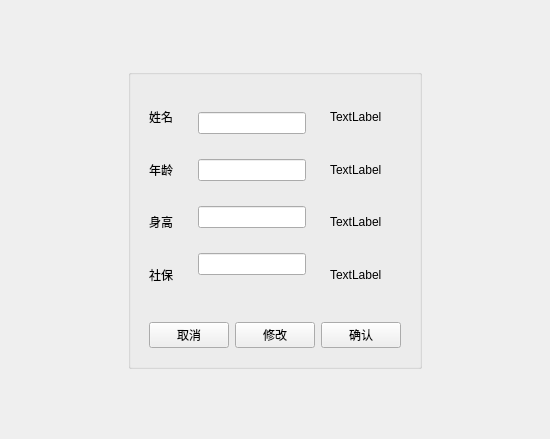
<?xml version="1.0" encoding="UTF-8"?>
<ui version="4.0">
 <class>ShowUser</class>
 <widget class="QWidget" name="ShowUser">
  <property name="geometry">
   <rect>
    <x>0</x>
    <y>0</y>
    <width>550</width>
    <height>439</height>
   </rect>
  </property>
  <property name="windowTitle">
   <string>Form</string>
  </property>
  <layout class="QGridLayout" name="gridLayout_6">
   <item row="0" column="0">
    <widget class="QGroupBox" name="groupBox">
     <property name="sizePolicy">
      <sizepolicy hsizetype="Fixed" vsizetype="Fixed">
       <horstretch>0</horstretch>
       <verstretch>0</verstretch>
      </sizepolicy>
     </property>
     <property name="minimumSize">
      <size>
       <width>250</width>
       <height>300</height>
      </size>
     </property>
     <property name="title">
      <string/>
     </property>
     <layout class="QGridLayout" name="gridLayout_5">
      <item row="0" column="0">
       <widget class="QWidget" name="widget_4" native="true">
        <layout class="QGridLayout" name="gridLayout_4">
         <item row="0" column="0">
          <widget class="QLabel" name="label">
           <property name="text">
            <string>姓名</string>
           </property>
          </widget>
         </item>
         <item row="1" column="0">
          <widget class="QLabel" name="label_3">
           <property name="text">
            <string>年龄</string>
           </property>
          </widget>
         </item>
         <item row="2" column="0">
          <widget class="QLabel" name="label_4">
           <property name="text">
            <string>身高</string>
           </property>
          </widget>
         </item>
         <item row="3" column="0">
          <widget class="QLabel" name="label_5">
           <property name="text">
            <string>社保</string>
           </property>
          </widget>
         </item>
        </layout>
       </widget>
      </item>
      <item row="0" column="1">
       <widget class="QWidget" name="widget_edit" native="true">
        <property name="sizePolicy">
         <sizepolicy hsizetype="MinimumExpanding" vsizetype="Preferred">
          <horstretch>0</horstretch>
          <verstretch>0</verstretch>
         </sizepolicy>
        </property>
        <layout class="QGridLayout" name="gridLayout_2">
         <item row="0" column="0">
          <widget class="QLineEdit" name="lineEdit"/>
         </item>
         <item row="1" column="0">
          <widget class="QLineEdit" name="lineEdit_2"/>
         </item>
         <item row="2" column="0">
          <widget class="QLineEdit" name="lineEdit_3"/>
         </item>
         <item row="3" column="0">
          <widget class="QLineEdit" name="lineEdit_4"/>
         </item>
        </layout>
       </widget>
      </item>
      <item row="0" column="2">
       <widget class="QWidget" name="widgetLabel" native="true">
        <property name="sizePolicy">
         <sizepolicy hsizetype="MinimumExpanding" vsizetype="Preferred">
          <horstretch>0</horstretch>
          <verstretch>0</verstretch>
         </sizepolicy>
        </property>
        <layout class="QGridLayout" name="gridLayout">
         <item row="1" column="0">
          <widget class="QLabel" name="labelage">
           <property name="text">
            <string>TextLabel</string>
           </property>
          </widget>
         </item>
         <item row="4" column="0">
          <widget class="QLabel" name="labelshebao">
           <property name="text">
            <string>TextLabel</string>
           </property>
          </widget>
         </item>
         <item row="3" column="0">
          <widget class="QLabel" name="labelheight">
           <property name="text">
            <string>TextLabel</string>
           </property>
          </widget>
         </item>
         <item row="0" column="0">
          <widget class="QLabel" name="labelname">
           <property name="text">
            <string>TextLabel</string>
           </property>
          </widget>
         </item>
        </layout>
       </widget>
      </item>
      <item row="1" column="0" colspan="3">
       <widget class="QWidget" name="widget_3" native="true">
        <property name="sizePolicy">
         <sizepolicy hsizetype="MinimumExpanding" vsizetype="Fixed">
          <horstretch>0</horstretch>
          <verstretch>0</verstretch>
         </sizepolicy>
        </property>
        <layout class="QGridLayout" name="gridLayout_3">
         <item row="0" column="0">
          <widget class="QPushButton" name="cancelbutton">
           <property name="sizePolicy">
            <sizepolicy hsizetype="Expanding" vsizetype="Fixed">
             <horstretch>0</horstretch>
             <verstretch>0</verstretch>
            </sizepolicy>
           </property>
           <property name="text">
            <string>取消</string>
           </property>
          </widget>
         </item>
         <item row="0" column="1">
          <widget class="QPushButton" name="changebutton">
           <property name="sizePolicy">
            <sizepolicy hsizetype="MinimumExpanding" vsizetype="Fixed">
             <horstretch>0</horstretch>
             <verstretch>0</verstretch>
            </sizepolicy>
           </property>
           <property name="text">
            <string>修改</string>
           </property>
          </widget>
         </item>
         <item row="0" column="2">
          <widget class="QPushButton" name="surepushButton">
           <property name="sizePolicy">
            <sizepolicy hsizetype="MinimumExpanding" vsizetype="Fixed">
             <horstretch>0</horstretch>
             <verstretch>0</verstretch>
            </sizepolicy>
           </property>
           <property name="text">
            <string>确认</string>
           </property>
          </widget>
         </item>
        </layout>
       </widget>
      </item>
     </layout>
    </widget>
   </item>
  </layout>
 </widget>
 <resources/>
 <connections/>
</ui>
